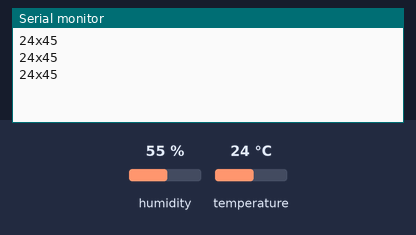
This sketch was run on a simulated Arduino Uno, built with avr-gcc and run on an emulated ATmega328P. Parts: the last lines printed to the serial monitor. The inputs (shaded band) are chosen by the test bench; at power-on: humidity 55 %, temperature 24 °C.

Above: at 2.8 s.
2.9 s: humidity set to 22 %
At 5.5 s:
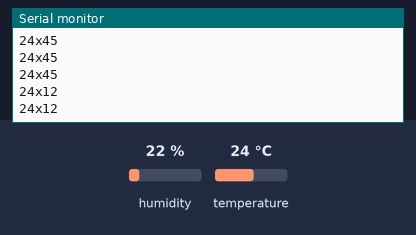
5.6 s: temperature set to 12 °C
At 6.9 s:
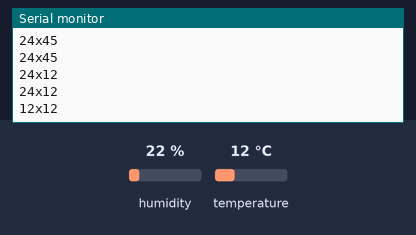
8.3 s: humidity set to 40 %
At 9.9 s:
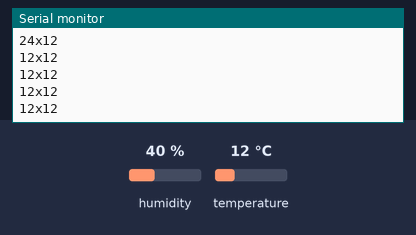
Timing chart, 0 to 11.4 s (numbered marks = the images above; inputs shaded):
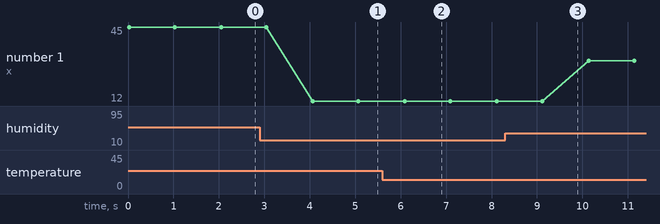

Measured:
- after the input at 2.9 s, the serial monitor: prints a new line after 1.2 s (image 1)
- after the input at 5.6 s, the serial monitor: prints a new line after 0.50 s (image 2)
- plotted number 1: 45 → 12 after the input at 2.9 s, 12 → 30 after the input at 8.3 s

The sketch:

Temperatura_DTH11.ino
```cpp
#include<DHT.h>
//#include<DHT_U.h>

int SENSOR = 2;


DHT dht (SENSOR,DHT11);

void setup(){
  Serial.begin(9600);
  dht.begin();
}

void loop(){
  int h = dht.readHumidity();
  int t = dht.readTemperature();
  //int tf = dth.readTemperature(true);


  Serial.print(t);
  Serial.print("x");
  Serial.println(h-10);
  //delay(1000);
  delay(1000);

}
```
